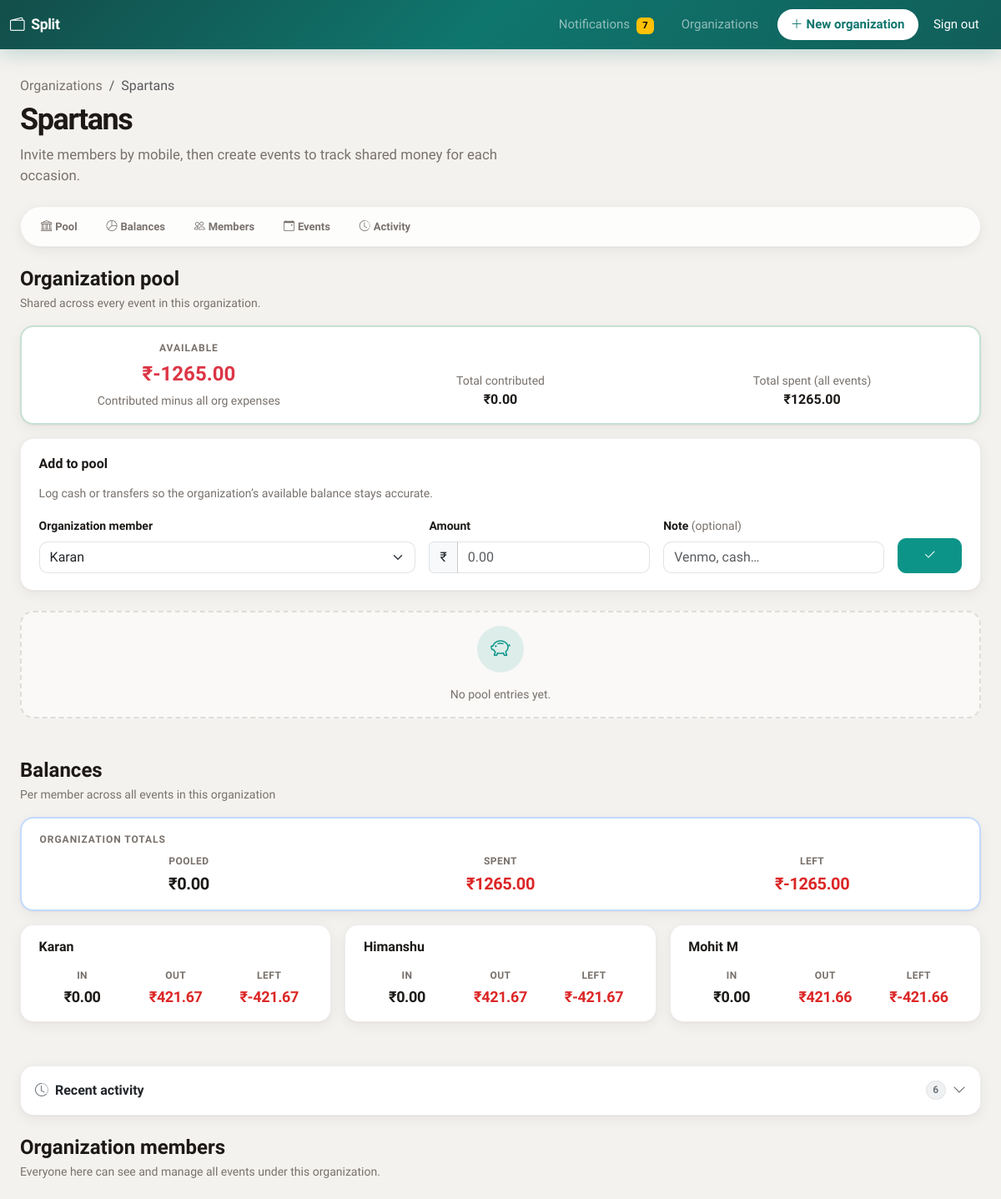
Before: /orgs/2 (signed in, upper part) with the older database file.
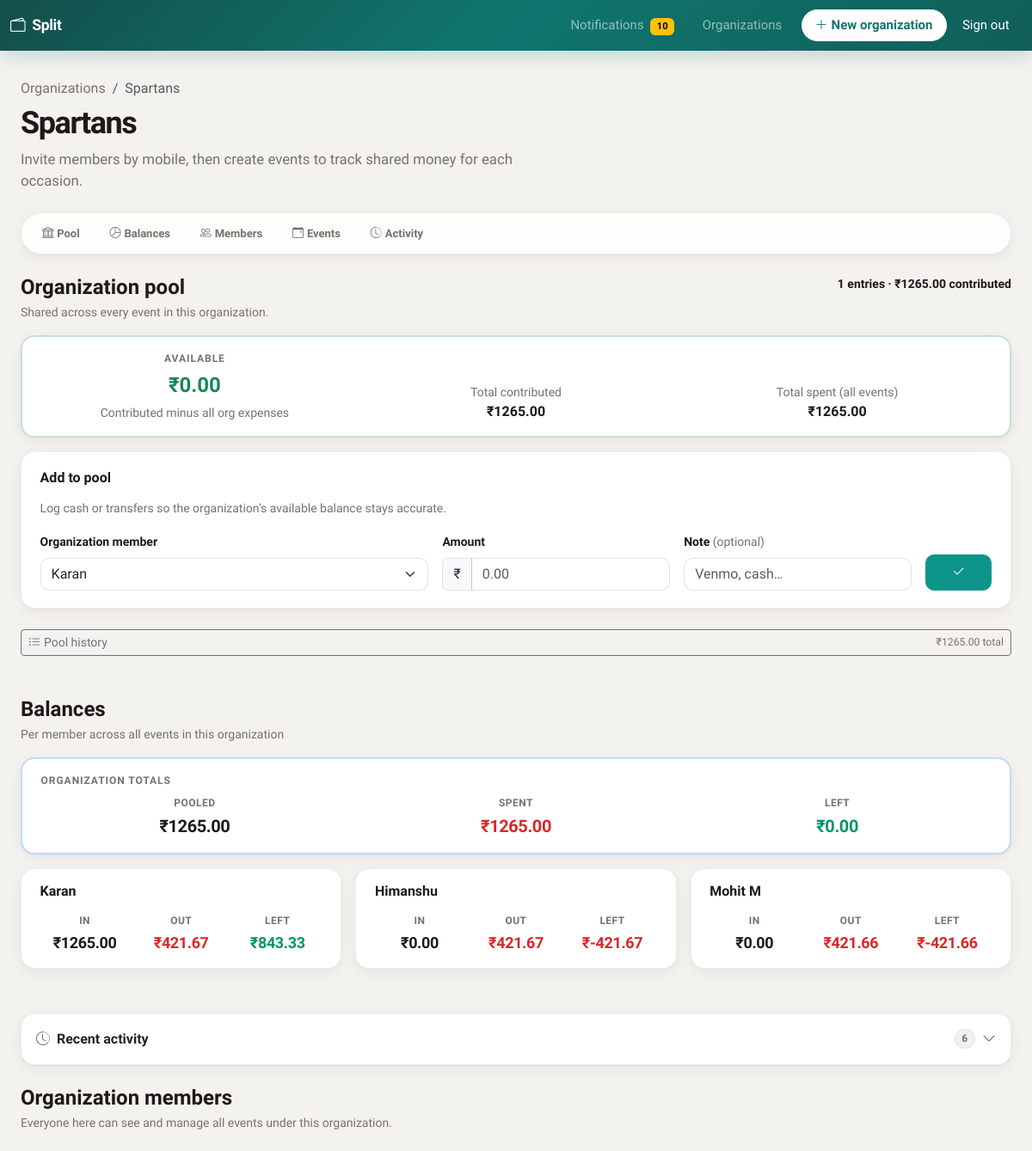
After: the same page with the newer database file.
### app/models.py (models this page shows)
class OrganizationMember(Base):
    __tablename__ = "organization_members"
    __table_args__ = (
        UniqueConstraint("organization_id", "user_id", name="uq_org_user"),
    )
    id: Mapped[int] = mapped_column(primary_key=True, autoincrement=True)
    organization_id: Mapped[int] = mapped_column(
        ForeignKey("organizations.id", ondelete="CASCADE"),
        nullable=False,
    )
    user_id: Mapped[int] = mapped_column(ForeignKey("users.id"), nullable=False)
    created_by_user_id: Mapped[int | None] = mapped_column(
        ForeignKey("users.id"), nullable=True, index=True
    )
    created_at: Mapped[datetime] = mapped_column(DateTime, default=datetime.utcnow)
    organization: Mapped["Organization"] = relationship(back_populates="members")
    user: Mapped["User"] = relationship(
        back_populates="org_memberships", foreign_keys=[user_id]
    )

class User(Base):
    __tablename__ = "users"
    __table_args__ = (UniqueConstraint("mobile", name="uq_users_mobile"),)
    id: Mapped[int] = mapped_column(primary_key=True, autoincrement=True)
    mobile: Mapped[str] = mapped_column(String(20), nullable=False, index=True)
    password_hash: Mapped[str] = mapped_column(String(255), nullable=False)
    full_name: Mapped[str] = mapped_column(String(120), nullable=False)
    created_at: Mapped[datetime] = mapped_column(DateTime, default=datetime.utcnow)
    org_memberships: Mapped[list["OrganizationMember"]] = relationship(
        back_populates="user",
        foreign_keys="OrganizationMember.user_id",
        cascade="all, delete-orphan",
    )
    event_memberships: Mapped[list["Member"]] = relationship(
        back_populates="user", foreign_keys="Member.user_id"
    )
    activities_received: Mapped[list["Activity"]] = relationship(
        "Activity",
        foreign_keys="[Activity.recipient_user_id]",
        back_populates="recipient",
        cascade="all, delete-orphan",
    )
    activities_sent: Mapped[list["Activity"]] = relationship(
        "Activity",
        foreign_keys="[Activity.actor_user_id]",
        back_populates="actor",
        viewonly=True,
    )

class OrganizationContribution(Base):
    __tablename__ = "organization_contributions"
    id: Mapped[int] = mapped_column(primary_key=True, autoincrement=True)
    organization_id: Mapped[int] = mapped_column(
        ForeignKey("organizations.id", ondelete="CASCADE"),
        nullable=False,
    )
    user_id: Mapped[int] = mapped_column(ForeignKey("users.id"), nullable=False)
    amount: Mapped[float] = mapped_column(Numeric(12, 2), nullable=False)
    note: Mapped[str | None] = mapped_column(Text, nullable=True)
    created_by_user_id: Mapped[int | None] = mapped_column(
        ForeignKey("users.id"), nullable=True, index=True
    )
    created_at: Mapped[datetime] = mapped_column(DateTime, default=datetime.utcnow)
    expense_id: Mapped[int | None] = mapped_column(
        ForeignKey("expenses.id", ondelete="CASCADE"),
        nullable=True,
        unique=True,
        index=True,
    )
    organization: Mapped["Organization"] = relationship(back_populates="org_contributions")
    user: Mapped["User"] = relationship(foreign_keys=[user_id])
    expense: Mapped["Expense | None"] = relationship(
        "Expense", foreign_keys=[expense_id], viewonly=True
    )

### app/routers/web.py (the view)
@router.get("/orgs/{org_id}", response_class=HTMLResponse)
def page_org_detail(
    request: Request, org_id: int, db: Session = Depends(get_db)
):
    uid = require_session_user(request)
    if isinstance(uid, RedirectResponse):
        return uid
    org = services.get_organization(db, org_id)
    if not org or not services.user_in_organization(db, uid, org_id):
        raise HTTPException(404, "Organization not found")
    events = services.list_events_for_organization(db, org_id)
    org_activities = activity_service.list_for_org(db, uid, org_id, limit=40)
    membership_remove_ok = {
        om.id: services.user_can_remove_org_membership(db, om.id, uid)
        for om in org.members
    }
    org_balances = services.org_member_balances(db, org_id)
    balance_totals = {
        "pooled": Decimal("0"),
        "expended": Decimal("0"),
        "remaining": Decimal("0"),
    }
    for b in org_balances:
        balance_totals["pooled"] += b.contributed
        balance_totals["expended"] += b.expended
        balance_totals["remaining"] += b.remaining
    pool_available = services.org_pool_available(db, org_id)
    pool_contributed = services.org_total_contributed(db, org_id)
    pool_spent_org = services.org_total_expenses(db, org_id)
    contrib_rows = []
    for c in sorted(org.org_contributions or [], key=lambda x: x.created_at, reverse=True):
        u = c.user
        uname = ((u.full_name or "").strip() or u.mobile) if u else str(c.user_id)
        ev_for_row = c.expense.event_id if c.expense else None
        contrib_rows.append(
            {
                "id": c.id,
                "user_name": uname,
                "user_id": c.user_id,
                "amount": c.amount,
                "note": c.note,
                "created_at": c.created_at,
                "expense_id": c.expense_id,
                "event_id": ev_for_row,
                "can_manage": services.user_can_manage_org_contribution(db, c.id, uid),
            }
        )
    org_member_opts = [
        {"user_id": om.user_id, "name": ((om.user.full_name or "").strip() or om.user.mobile)}
        for om in sorted(org.members, key=lambda x: x.id)
    ]
    return templates.TemplateResponse(
        request,
        "org_detail.html",
        {
            "org": org,
            "events": events,
            "title": org.name,
            "org_activities": org_activities,
            "current_user_id": uid,
            "membership_remove_ok": membership_remove_ok,
            "org_balances": org_balances,
            "balance_totals": balance_totals,
            "pool_available": pool_available,
            "pool_contributed": pool_contributed,
            "pool_spent_org": pool_spent_org,
            "contributions": contrib_rows,
            "org_member_opts": org_member_opts,
            "pool_error": request.query_params.get("error"),
        },
    )

### templates/org_detail.html (shortened to what the changed rows need)
{% extends "base.html" %}
{% block content %}
<header class="mb-4">
  <div class="d-flex flex-wrap align-items-start justify-content-between gap-3 mb-2">
    <div>
      <h1 class="et-hero-title mb-2">{{ org.name }}</h1>
    </div>
  </div>
</header>
<section class="mb-5" id="pool">
  <div class="d-flex flex-wrap align-items-start justify-content-between gap-2 mb-3">
    <div>
      <h2 class="h4 fw-bold mb-1">Organization pool</h2>
      <p class="small et-muted mb-0">Shared across every event in this organization.</p>
    </div>
    {% if contributions %}
    <span class="small fw-semibold text-nowrap">{{ contributions | length }} entries · {{ pool_contributed | money }} contributed</span>
    {% endif %}
  </div>
  <div class="et-card mb-3 border-success border-opacity-25" style="border-width: 2px;">
    <div class="et-card-body py-3">
      <div class="row g-3 text-center align-items-end">
        <div class="col-12 col-md-4">
          <p class="et-eyebrow mb-1">Available</p>
          <span class="fs-4 fw-bold {% if pool_available >= 0 %}text-success{% else %}text-danger{% endif %}">{{ pool_available | money }}</span>
          <p class="small et-muted mb-0 mt-1">Contributed minus all org expenses</p>
        </div>
        <div class="col-6 col-md-4">
          <span class="small et-muted d-block">Total contributed</span>
          <span class="fw-semibold">{{ pool_contributed | money }}</span>
        </div>
      </div>
    </div>
  </div>
  {% if contributions %}
  <button class="btn btn-outline-secondary btn-sm w-100 d-flex align-items-center justify-content-between gap-2 mb-2" type="button" data-bs-toggle="collapse" data-bs-target="#poolHistory" aria-expanded="false" aria-controls="poolHistory">
    <span><i class="bi bi-list-ul me-1"></i>Pool history</span>
    <span class="et-muted small">{{ pool_contributed | money }} total</span>
  </button>
  {% else %}
  <div class="et-empty mb-3 py-3">
    <div class="et-empty-icon"><i class="bi bi-piggy-bank"></i></div>
    <p class="et-muted mb-0 small">No pool entries yet.</p>
  </div>
  {% endif %}
</section>
<section class="mb-5 pb-1" id="balances">
  <div class="d-flex flex-wrap align-items-center justify-content-between gap-2 mb-3">
    <div>
      <h2 class="h4 fw-bold mb-1">Balances</h2>
    </div>
  </div>
  <div class="et-card mb-3 border-primary border-opacity-25" style="border-width: 2px;">
    <div class="et-card-body py-3">
      <div class="row g-3 align-items-end text-center">
        <div class="col-4">
          <div class="et-metric">
            <span class="et-metric-label">Pooled</span>
            <span class="et-metric-value et-metric-value--pooled fs-5">{{ balance_totals.pooled | money }}</span>
          </div>
        </div>
        <div class="col-4">
          <div class="et-metric">
            <span class="et-metric-label">Left</span>
            <span class="et-metric-value fs-5 {% if balance_totals.remaining >= 0 %}et-metric-value--remaining-pos{% else %}et-metric-value--remaining-neg{% endif %}">
              {{ balance_totals.remaining | money }}
            </span>
          </div>
        </div>
      </div>
    </div>
  </div>
  <div class="row g-3">
    {% for b in org_balances %}
    <div class="col-md-6 col-xl-4">
      <div class="et-card h-100">
        <div class="et-card-body py-3">
          <h3 class="h6 fw-bold mb-3 text-truncate">{{ b.name }}</h3>
          <div class="row g-2 text-center">
            <div class="col-4">
              <div class="et-metric">
                <span class="et-metric-label">In</span>
                <span class="et-metric-value et-metric-value--pooled small">{{ b.contributed | money }}</span>
              </div>
            </div>
            <div class="col-4">
              <div class="et-metric">
                <span class="et-metric-label">Out</span>
                <span class="et-metric-value et-metric-value--expended small">{{ b.expended | money }}</span>
              </div>
            </div>
            <div class="col-4">
              <div class="et-metric">
                <span class="et-metric-label">Left</span>
                <span class="et-metric-value small {% if b.remaining >= 0 %}et-metric-value--remaining-pos{% else %}et-metric-value--remaining-neg{% endif %}">
                  {{ b.remaining | money }}
                </span>
              </div>
            </div>
          </div>
        </div>
      </div>
    </div>
    {% endfor %}
  </div>
</section>
<section class="mb-5" id="members">
  <h2 class="h4 fw-bold mb-1">Organization members</h2>
</section>
{% endblock %}

Changed rows visible on the page:
no longer on this page (row unchanged): OrganizationMember: name "Karan", contributed "₹0.00", expended "₹421.67", remaining "₹-421.67"
no longer on this page (row unchanged): OrganizationMember: name "Himanshu", contributed "₹0.00", expended "₹421.67", remaining "₹-421.67"
no longer on this page (row unchanged): OrganizationMember: name "Mohit M", contributed "₹0.00", expended "₹421.66", remaining "₹-421.66"
added OrganizationContribution: name "Karan", contributed "₹1265.00", expended "₹421.67", remaining "₹843.33", name "Himanshu", contributed "₹0.00", remaining "₹-421.67", name "Mohit M", expended "₹421.66", remaining "₹-421.66"
Other visible differences:
{{ request.state.unread_notifications }}: "7" → "10"
{{ contributions | length }}: (not shown) → "1"
{{ pool_contributed | money }}: (not shown) → "₹1265.00"
{{ pool_available | money }}: "₹-1265.00" → "₹0.00"
{{ pool_contributed | money }}: "₹0.00" → "₹1265.00"
{{ balance_totals.pooled | money }}: "₹0.00" → "₹1265.00"
{{ balance_totals.remaining | money }}: "₹-1265.00" → "₹0.00"
text no longer shown: "No pool entries yet."
text now shown: "entries · contributed Pool history total"
